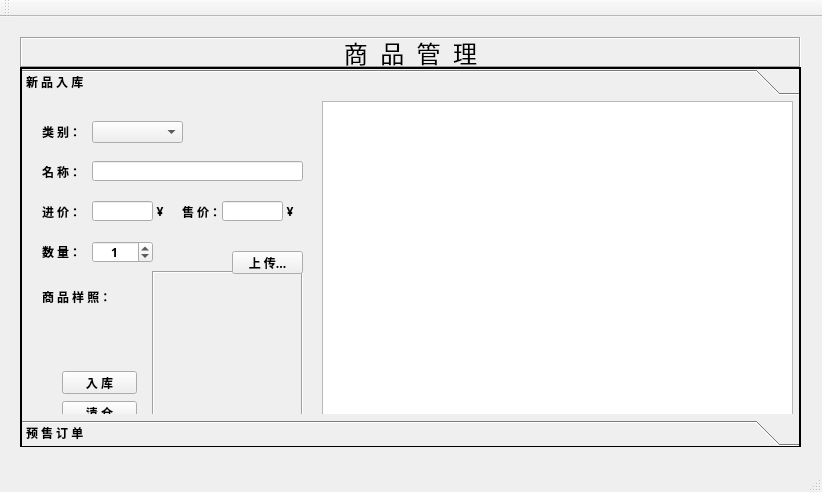
<?xml version="1.0" encoding="UTF-8"?>
<ui version="4.0">
 <class>MainWindow</class>
 <widget class="QMainWindow" name="MainWindow">
  <property name="geometry">
   <rect>
    <x>0</x>
    <y>0</y>
    <width>822</width>
    <height>492</height>
   </rect>
  </property>
  <property name="windowTitle">
   <string>电 子 商 城</string>
  </property>
  <widget class="QWidget" name="centralWidget">
   <widget class="QStackedWidget" name="stackedWidget">
    <property name="geometry">
     <rect>
      <x>20</x>
      <y>20</y>
      <width>781</width>
      <height>410</height>
     </rect>
    </property>
    <property name="currentIndex">
     <number>1</number>
    </property>
    <widget class="QWidget" name="page"/>
    <widget class="QWidget" name="commodityPage">
     <widget class="QLabel" name="label">
      <property name="geometry">
       <rect>
        <x>0</x>
        <y>0</y>
        <width>781</width>
        <height>31</height>
       </rect>
      </property>
      <property name="font">
       <font>
        <family>隶书</family>
        <pointsize>18</pointsize>
       </font>
      </property>
      <property name="frameShape">
       <enum>QFrame::Box</enum>
      </property>
      <property name="frameShadow">
       <enum>QFrame::Sunken</enum>
      </property>
      <property name="text">
       <string>商  品  管  理</string>
      </property>
      <property name="alignment">
       <set>Qt::AlignCenter</set>
      </property>
     </widget>
     <widget class="QToolBox" name="toolBox">
      <property name="geometry">
       <rect>
        <x>0</x>
        <y>30</y>
        <width>781</width>
        <height>381</height>
       </rect>
      </property>
      <property name="font">
       <font>
        <family>幼圆</family>
        <weight>75</weight>
        <bold>true</bold>
       </font>
      </property>
      <property name="frameShape">
       <enum>QFrame::WinPanel</enum>
      </property>
      <property name="currentIndex">
       <number>0</number>
      </property>
      <widget class="QWidget" name="page_2">
       <property name="geometry">
        <rect>
         <x>0</x>
         <y>0</y>
         <width>777</width>
         <height>325</height>
        </rect>
       </property>
       <attribute name="label">
        <string>新 品 入 库</string>
       </attribute>
       <widget class="QLabel" name="label_2">
        <property name="geometry">
         <rect>
          <x>20</x>
          <y>20</y>
          <width>41</width>
          <height>21</height>
         </rect>
        </property>
        <property name="text">
         <string>类 别：</string>
        </property>
       </widget>
       <widget class="QLabel" name="label_3">
        <property name="geometry">
         <rect>
          <x>20</x>
          <y>60</y>
          <width>41</width>
          <height>21</height>
         </rect>
        </property>
        <property name="text">
         <string>名 称：</string>
        </property>
       </widget>
       <widget class="QLabel" name="label_4">
        <property name="geometry">
         <rect>
          <x>20</x>
          <y>100</y>
          <width>41</width>
          <height>21</height>
         </rect>
        </property>
        <property name="text">
         <string>进 价：</string>
        </property>
       </widget>
       <widget class="QLabel" name="label_5">
        <property name="geometry">
         <rect>
          <x>160</x>
          <y>100</y>
          <width>41</width>
          <height>21</height>
         </rect>
        </property>
        <property name="text">
         <string>售 价：</string>
        </property>
       </widget>
       <widget class="QPushButton" name="newPutinStorePushButton">
        <property name="geometry">
         <rect>
          <x>40</x>
          <y>270</y>
          <width>75</width>
          <height>23</height>
         </rect>
        </property>
        <property name="text">
         <string>入 库</string>
        </property>
       </widget>
       <widget class="QLabel" name="newPictureLabel">
        <property name="geometry">
         <rect>
          <x>130</x>
          <y>170</y>
          <width>151</width>
          <height>151</height>
         </rect>
        </property>
        <property name="frameShape">
         <enum>QFrame::Box</enum>
        </property>
        <property name="frameShadow">
         <enum>QFrame::Sunken</enum>
        </property>
        <property name="text">
         <string/>
        </property>
        <property name="scaledContents">
         <bool>true</bool>
        </property>
       </widget>
       <widget class="QComboBox" name="newCategoryComboBox">
        <property name="geometry">
         <rect>
          <x>70</x>
          <y>20</y>
          <width>91</width>
          <height>22</height>
         </rect>
        </property>
       </widget>
       <widget class="QLineEdit" name="newInputPriceLineEdit">
        <property name="geometry">
         <rect>
          <x>70</x>
          <y>100</y>
          <width>61</width>
          <height>20</height>
         </rect>
        </property>
       </widget>
       <widget class="QLabel" name="label_12">
        <property name="geometry">
         <rect>
          <x>130</x>
          <y>100</y>
          <width>16</width>
          <height>21</height>
         </rect>
        </property>
        <property name="font">
         <font>
          <family>微软雅黑</family>
         </font>
        </property>
        <property name="text">
         <string>¥</string>
        </property>
        <property name="alignment">
         <set>Qt::AlignCenter</set>
        </property>
       </widget>
       <widget class="QLabel" name="label_13">
        <property name="geometry">
         <rect>
          <x>260</x>
          <y>100</y>
          <width>16</width>
          <height>21</height>
         </rect>
        </property>
        <property name="font">
         <font>
          <family>微软雅黑</family>
         </font>
        </property>
        <property name="text">
         <string>¥</string>
        </property>
        <property name="alignment">
         <set>Qt::AlignCenter</set>
        </property>
       </widget>
       <widget class="QLineEdit" name="newOutputPriceLineEdit">
        <property name="geometry">
         <rect>
          <x>200</x>
          <y>100</y>
          <width>61</width>
          <height>20</height>
         </rect>
        </property>
       </widget>
       <widget class="QLineEdit" name="newNameLineEdit">
        <property name="geometry">
         <rect>
          <x>70</x>
          <y>60</y>
          <width>211</width>
          <height>20</height>
         </rect>
        </property>
       </widget>
       <widget class="QLabel" name="label_20">
        <property name="geometry">
         <rect>
          <x>20</x>
          <y>140</y>
          <width>41</width>
          <height>21</height>
         </rect>
        </property>
        <property name="text">
         <string>数 量：</string>
        </property>
       </widget>
       <widget class="QSpinBox" name="newCountSpinBox">
        <property name="geometry">
         <rect>
          <x>70</x>
          <y>140</y>
          <width>61</width>
          <height>22</height>
         </rect>
        </property>
        <property name="alignment">
         <set>Qt::AlignCenter</set>
        </property>
        <property name="value">
         <number>1</number>
        </property>
       </widget>
       <widget class="QPushButton" name="newUploadPushButton">
        <property name="geometry">
         <rect>
          <x>210</x>
          <y>150</y>
          <width>71</width>
          <height>23</height>
         </rect>
        </property>
        <property name="text">
         <string>上 传...</string>
        </property>
       </widget>
       <widget class="QLabel" name="label_21">
        <property name="geometry">
         <rect>
          <x>20</x>
          <y>180</y>
          <width>81</width>
          <height>31</height>
         </rect>
        </property>
        <property name="text">
         <string>商 品 样 照：</string>
        </property>
       </widget>
       <widget class="QTableView" name="commodityTableView">
        <property name="geometry">
         <rect>
          <x>300</x>
          <y>0</y>
          <width>471</width>
          <height>321</height>
         </rect>
        </property>
        <property name="selectionMode">
         <enum>QAbstractItemView::SingleSelection</enum>
        </property>
        <attribute name="horizontalHeaderVisible">
         <bool>true</bool>
        </attribute>
        <attribute name="horizontalHeaderDefaultSectionSize">
         <number>120</number>
        </attribute>
        <attribute name="horizontalHeaderMinimumSectionSize">
         <number>25</number>
        </attribute>
        <attribute name="horizontalHeaderStretchLastSection">
         <bool>true</bool>
        </attribute>
        <attribute name="verticalHeaderVisible">
         <bool>false</bool>
        </attribute>
       </widget>
       <widget class="QPushButton" name="newClearancePushButton">
        <property name="geometry">
         <rect>
          <x>40</x>
          <y>300</y>
          <width>75</width>
          <height>23</height>
         </rect>
        </property>
        <property name="text">
         <string>清 仓</string>
        </property>
       </widget>
      </widget>
      <widget class="QWidget" name="page_3">
       <property name="geometry">
        <rect>
         <x>0</x>
         <y>0</y>
         <width>777</width>
         <height>325</height>
        </rect>
       </property>
       <attribute name="label">
        <string>预 售 订 单</string>
       </attribute>
       <widget class="QLabel" name="label_23">
        <property name="geometry">
         <rect>
          <x>20</x>
          <y>10</y>
          <width>41</width>
          <height>21</height>
         </rect>
        </property>
        <property name="text">
         <string>类 别：</string>
        </property>
       </widget>
       <widget class="QComboBox" name="preCategoryComboBox">
        <property name="geometry">
         <rect>
          <x>70</x>
          <y>10</y>
          <width>91</width>
          <height>22</height>
         </rect>
        </property>
       </widget>
       <widget class="QLabel" name="label_24">
        <property name="geometry">
         <rect>
          <x>20</x>
          <y>50</y>
          <width>41</width>
          <height>21</height>
         </rect>
        </property>
        <property name="text">
         <string>名 称：</string>
        </property>
       </widget>
       <widget class="QComboBox" name="preNameComboBox">
        <property name="geometry">
         <rect>
          <x>70</x>
          <y>50</y>
          <width>231</width>
          <height>22</height>
         </rect>
        </property>
       </widget>
       <widget class="QLabel" name="label_25">
        <property name="geometry">
         <rect>
          <x>20</x>
          <y>90</y>
          <width>41</width>
          <height>21</height>
         </rect>
        </property>
        <property name="text">
         <string>单 价：</string>
        </property>
       </widget>
       <widget class="QLabel" name="preOutputPriceLabel">
        <property name="geometry">
         <rect>
          <x>70</x>
          <y>90</y>
          <width>61</width>
          <height>21</height>
         </rect>
        </property>
        <property name="frameShape">
         <enum>QFrame::Box</enum>
        </property>
        <property name="frameShadow">
         <enum>QFrame::Sunken</enum>
        </property>
        <property name="text">
         <string/>
        </property>
       </widget>
       <widget class="QLabel" name="label_27">
        <property name="geometry">
         <rect>
          <x>130</x>
          <y>90</y>
          <width>16</width>
          <height>21</height>
         </rect>
        </property>
        <property name="font">
         <font>
          <family>微软雅黑</family>
         </font>
        </property>
        <property name="text">
         <string>¥</string>
        </property>
        <property name="alignment">
         <set>Qt::AlignCenter</set>
        </property>
       </widget>
       <widget class="QLabel" name="label_28">
        <property name="geometry">
         <rect>
          <x>20</x>
          <y>130</y>
          <width>41</width>
          <height>21</height>
         </rect>
        </property>
        <property name="text">
         <string>数 量：</string>
        </property>
       </widget>
       <widget class="QSpinBox" name="preCountSpinBox">
        <property name="geometry">
         <rect>
          <x>70</x>
          <y>130</y>
          <width>61</width>
          <height>22</height>
         </rect>
        </property>
        <property name="alignment">
         <set>Qt::AlignCenter</set>
        </property>
        <property name="value">
         <number>1</number>
        </property>
       </widget>
       <widget class="QLabel" name="label_29">
        <property name="geometry">
         <rect>
          <x>170</x>
          <y>130</y>
          <width>41</width>
          <height>21</height>
         </rect>
        </property>
        <property name="text">
         <string>总 价：</string>
        </property>
       </widget>
       <widget class="QLabel" name="preTotalLabel">
        <property name="geometry">
         <rect>
          <x>220</x>
          <y>130</y>
          <width>61</width>
          <height>21</height>
         </rect>
        </property>
        <property name="frameShape">
         <enum>QFrame::Box</enum>
        </property>
        <property name="frameShadow">
         <enum>QFrame::Sunken</enum>
        </property>
        <property name="text">
         <string/>
        </property>
       </widget>
       <widget class="QLabel" name="label_31">
        <property name="geometry">
         <rect>
          <x>280</x>
          <y>130</y>
          <width>16</width>
          <height>21</height>
         </rect>
        </property>
        <property name="font">
         <font>
          <family>微软雅黑</family>
         </font>
        </property>
        <property name="text">
         <string>¥</string>
        </property>
        <property name="alignment">
         <set>Qt::AlignCenter</set>
        </property>
       </widget>
       <widget class="QLabel" name="prePictureLabel">
        <property name="geometry">
         <rect>
          <x>20</x>
          <y>160</y>
          <width>151</width>
          <height>151</height>
         </rect>
        </property>
        <property name="frameShape">
         <enum>QFrame::Box</enum>
        </property>
        <property name="frameShadow">
         <enum>QFrame::Sunken</enum>
        </property>
        <property name="text">
         <string/>
        </property>
        <property name="scaledContents">
         <bool>true</bool>
        </property>
       </widget>
       <widget class="QPushButton" name="prePlaceOrderPushButton">
        <property name="enabled">
         <bool>false</bool>
        </property>
        <property name="geometry">
         <rect>
          <x>220</x>
          <y>290</y>
          <width>75</width>
          <height>23</height>
         </rect>
        </property>
        <property name="text">
         <string>下 单</string>
        </property>
       </widget>
       <widget class="QLabel" name="label_32">
        <property name="geometry">
         <rect>
          <x>170</x>
          <y>90</y>
          <width>41</width>
          <height>21</height>
         </rect>
        </property>
        <property name="text">
         <string>库 存：</string>
        </property>
       </widget>
       <widget class="QLabel" name="preAmountLabel">
        <property name="geometry">
         <rect>
          <x>220</x>
          <y>90</y>
          <width>61</width>
          <height>21</height>
         </rect>
        </property>
        <property name="frameShape">
         <enum>QFrame::Box</enum>
        </property>
        <property name="frameShadow">
         <enum>QFrame::Sunken</enum>
        </property>
        <property name="text">
         <string/>
        </property>
       </widget>
       <widget class="QLabel" name="label_34">
        <property name="geometry">
         <rect>
          <x>280</x>
          <y>90</y>
          <width>16</width>
          <height>21</height>
         </rect>
        </property>
        <property name="text">
         <string>件</string>
        </property>
       </widget>
       <widget class="QPushButton" name="preSellPushButton">
        <property name="geometry">
         <rect>
          <x>220</x>
          <y>260</y>
          <width>75</width>
          <height>23</height>
         </rect>
        </property>
        <property name="text">
         <string>出 售</string>
        </property>
       </widget>
       <widget class="QListWidget" name="sellListWidget">
        <property name="geometry">
         <rect>
          <x>330</x>
          <y>0</y>
          <width>441</width>
          <height>311</height>
         </rect>
        </property>
       </widget>
      </widget>
     </widget>
    </widget>
   </widget>
  </widget>
  <widget class="QMenuBar" name="menuBar">
   <property name="geometry">
    <rect>
     <x>0</x>
     <y>0</y>
     <width>822</width>
     <height>23</height>
    </rect>
   </property>
  </widget>
  <widget class="QToolBar" name="mainToolBar">
   <attribute name="toolBarArea">
    <enum>TopToolBarArea</enum>
   </attribute>
   <attribute name="toolBarBreak">
    <bool>false</bool>
   </attribute>
  </widget>
  <widget class="QStatusBar" name="statusBar"/>
 </widget>
 <layoutdefault spacing="6" margin="11"/>
 <resources/>
 <connections/>
</ui>
